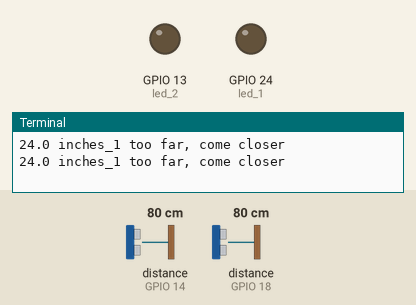
This program was run on a simulated Raspberry Pi (BCM pin numbers). Parts: output pins drawn as LEDs (lit = HIGH), the last lines printed to the terminal. Dashed ring = blinking. The test bench sets the inputs (shaded band); at power-on: distance to the obstacle (sensors on GPIO 18, GPIO 14) 80 cm. The echo pulse lasts 58.3 µs per cm; sound played through the audio output is not drawn and takes no time.

Above: at 1.2 s.
1.3 s: distance to the obstacle (sensor on GPIO 18) set to 21 cm
3.1 s: distance to the obstacle (sensor on GPIO 18) set to 17 cm
At 4.5 s:
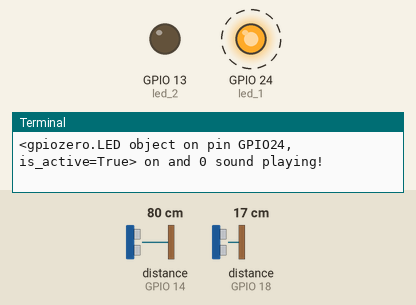
6.1 s: distance to the obstacle (sensor on GPIO 18) set to 35 cm
At 6.3 s:
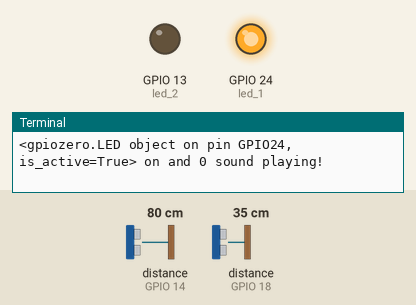
7.6 s: distance to the obstacle (sensor on GPIO 18) set to 9 cm
At 8.4 s:
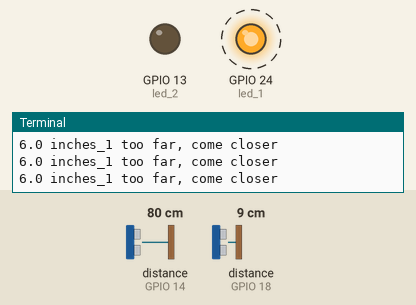
Timing chart, 0 to 11.6 s (numbered marks = the images above; inputs shaded):
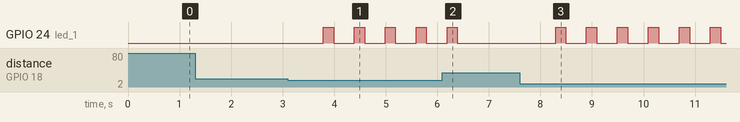

The program:

ultrasound_with_led_music.py
```python
import gpiozero
from gpiozero import (Button, DistanceSensor, LED)
import pygame
from pygame.mixer import Sound
from time import sleep
from signal import pause
import os

# need to in initialized the pygame to have the music play, with pygame.mixer
pygame.init()

# Having two ultrasonic sensors
sensor_1 = DistanceSensor(echo=18, trigger=17)
sensor_2 = DistanceSensor(echo=14, trigger=4)

# having two LEDs
led_1 = LED(24)
led_2 = LED(13)
# starting the LEDs the off position,
# this is to be explicit but also because this is safer for the RPi
led_1.off()
led_2.off()


sound_1 = Sound("./audioFiles/glitch_perc5.wav")
sound_2 = Sound("./audioFiles/elec_blip.wav")


def activateSoundAndLight(led, sound):
    led.on()
    sound.play()
    sleep(0.2)
    print(f"{led} on and {sound} sound playing!")
    led.off()

while True:
    cm_1 = sensor_1.distance * 100
    cm_2 = sensor_2.distance * 100
    inches_1 = cm_1 / 2.5
    inches_2 = cm_2 / 2.5
    sleep(0.3)

    if inches_1 >= 8.0:
        distance_too_far = inches_1 - 8
        print(f"{distance_too_far} inches_1 too far, come closer")
    elif inches_1 < 2.0:
        distance_too_close = inches_1
        print(f"{distance_too_close} inches_1 too close, move back!")
    elif (2.0 < inches_1 <= 8.0):
        activateSoundAndLight(led_1, sound_1)
        sleep(0.1)

    elif inches_2 >= 8.0:
        distance_too_far = inches_2 - 8
        print(f"{distance_too_far} inches_2 too far, come closer")
    elif inches_2 < 2.0:
        distance_too_close = inches_2
        print(f"{distance_too_close} inches_2 too close, move back!")
    elif (2.0 < inches_2 <= 8.0):
        activateSoundAndLight(led_2, sound_2)
        sleep(0.1)
```

Measured:
- the behaviour switches between 20 and 19 cm on distance to the obstacle (sensor on GPIO 18) (found by bisection; images 0 and 1)
- after the input at 3.1 s, GPIO 24 (led_1): alternates HIGH for 0.20 s and LOW for 0.40 s, starting after 0.69 s
- after the input at 6.1 s, GPIO 24 (led_1): goes on until 6.4 s, then stays LOW
- after the input at 7.6 s, GPIO 24 (led_1): alternates HIGH for 0.20 s and LOW for 0.40 s, starting after 0.69 s
